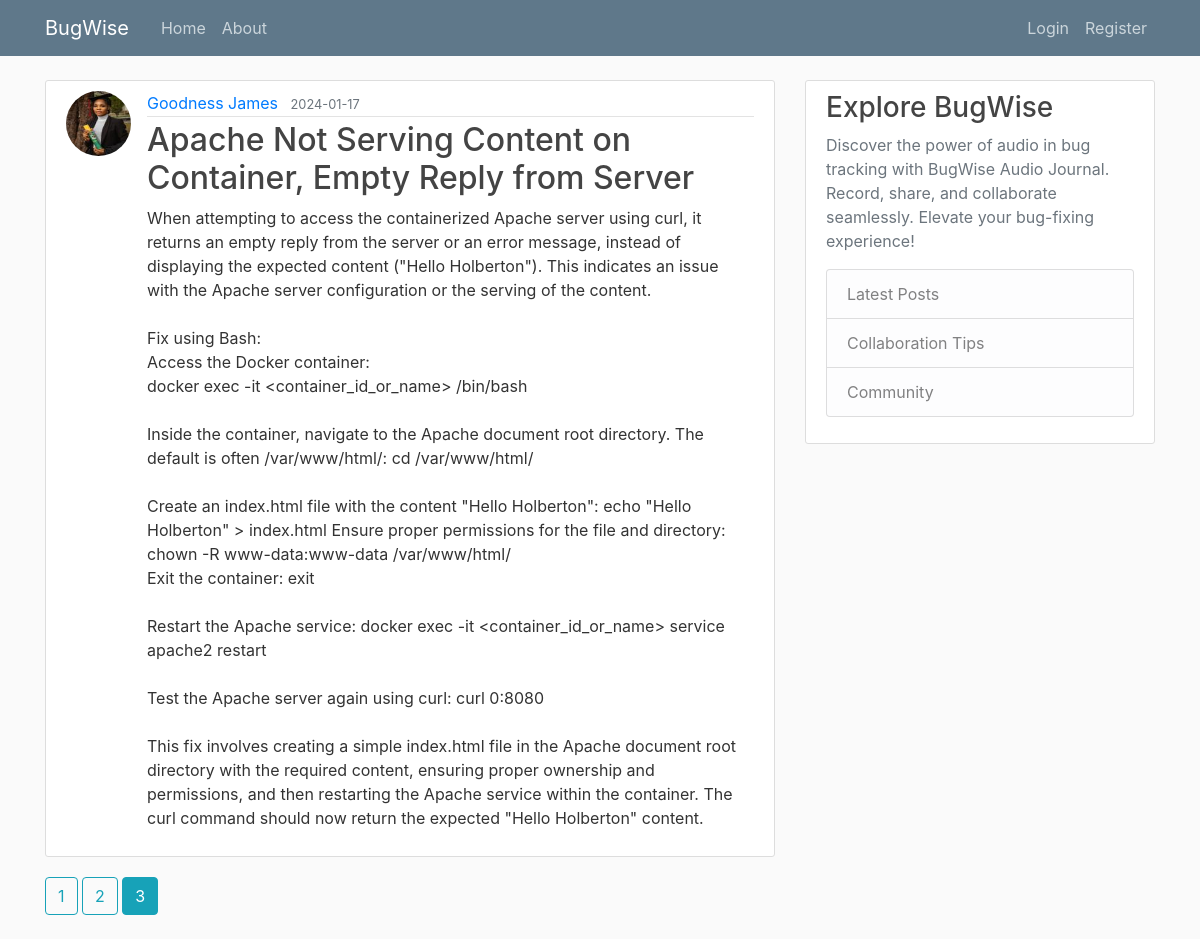
/home?page=3, run on an earlier commit of the app's database.
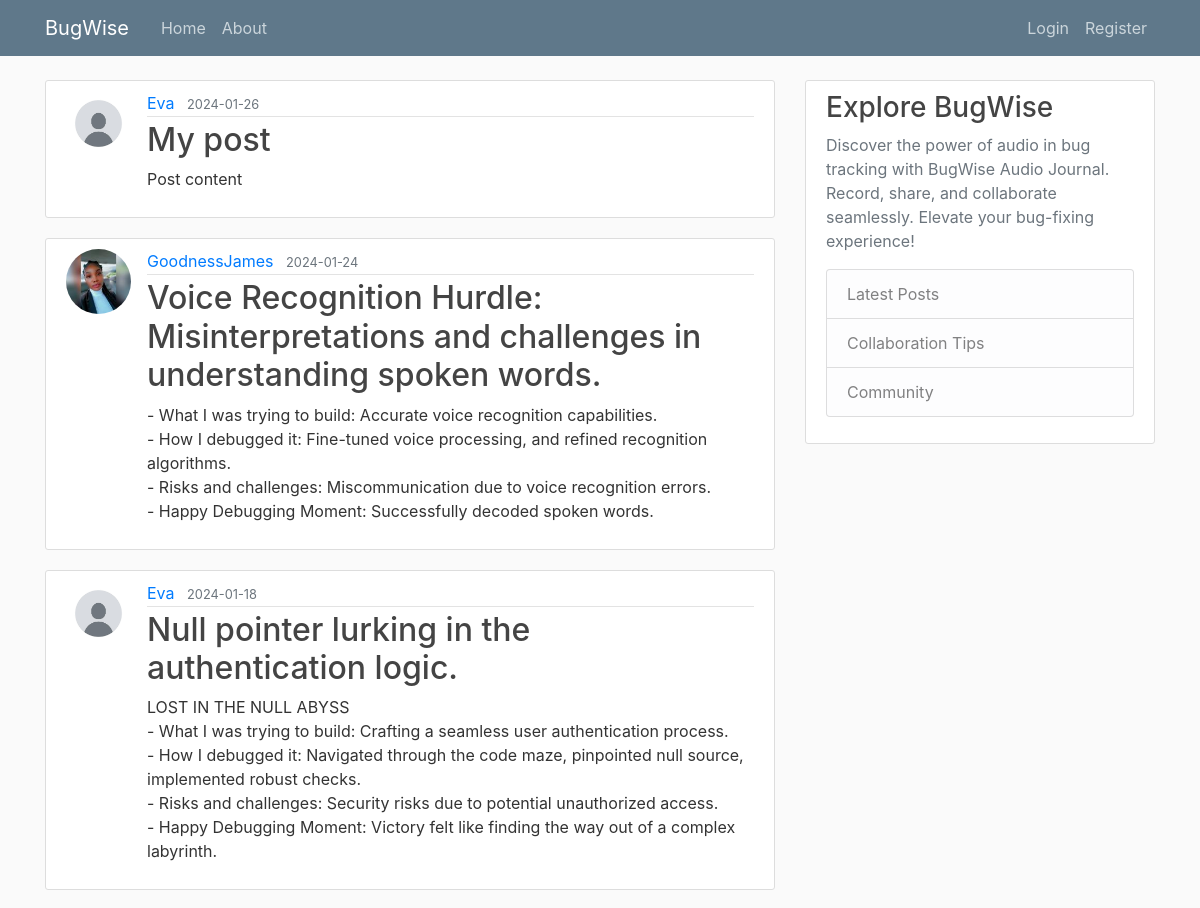
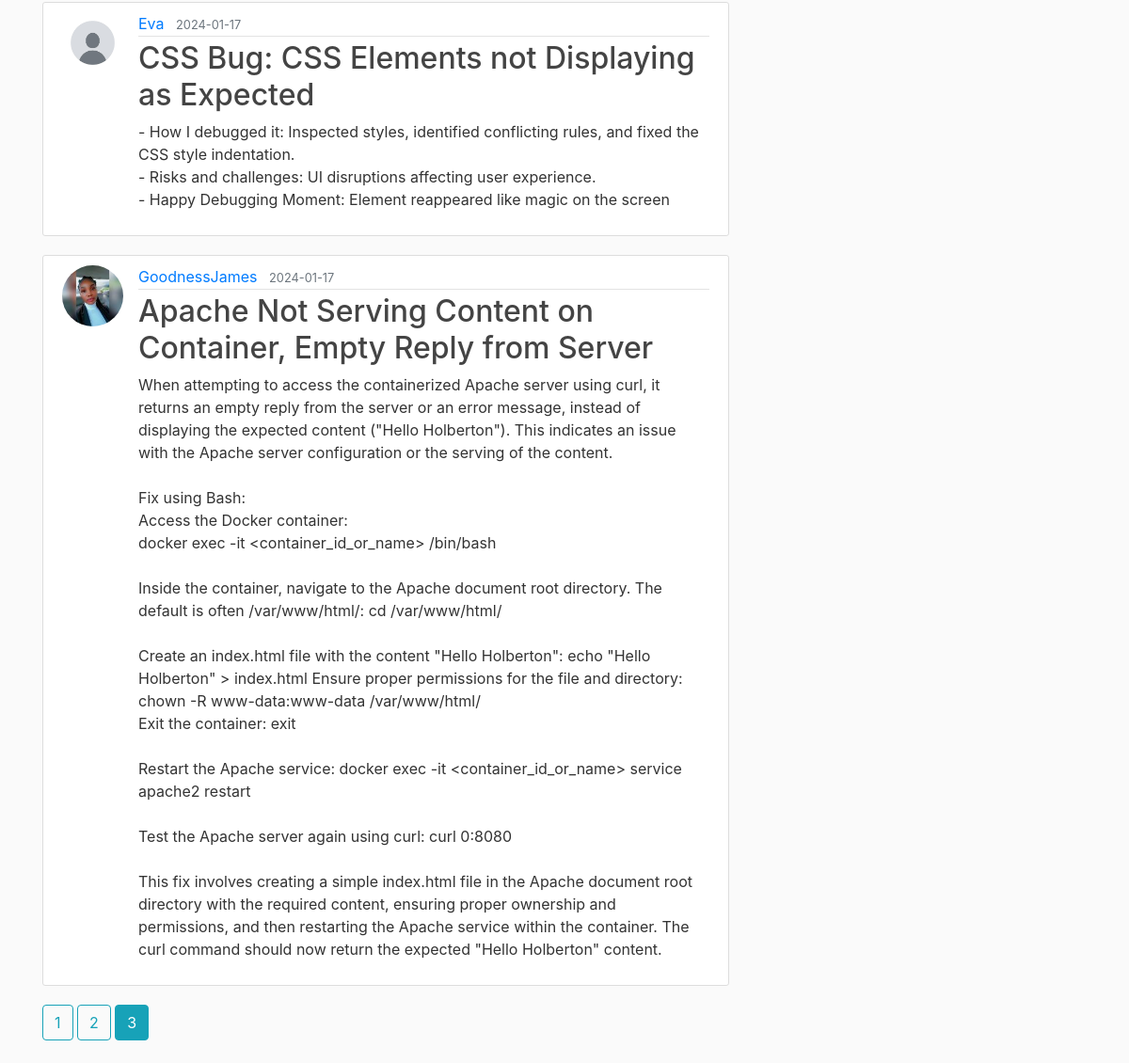
And on a later commit of the database (2 pictures, top to bottom).
### audio_journal/models.py (models this page shows, shortened)
class Post(db.Model):
    id = db.Column(db.Integer, primary_key=True)
    title = db.Column(db.String(100), nullable=False)
    date_posted = db.Column(db.DateTime, nullable=False,
                            default=datetime.utcnow)
    content = db.Column(db.Text, nullable=False)
    audio_data = db.Column(db.String(255), nullable=True)  # New field for audio data
    user_id = db.Column(db.Integer, db.ForeignKey('user.id'), nullable=False)

class User(db.Model, UserMixin):
    id = db.Column(db.Integer, primary_key=True)
    username = db.Column(db.String(20), unique=True, nullable=False)
    email = db.Column(db.String(120), unique=True, nullable=False)
    image_file = db.Column(db.String(20), nullable=False,
                           default='default.jpg')
    password = db.Column(db.String(60), nullable=False)
    posts = db.relationship('Post', backref='author', lazy=True)

### audio_journal/routes.py (the view)
@app.route("/")
@app.route("/home")
def home():
    page = request.args.get('page', 1, type=int)
    posts = Post.query.order_by(Post.date_posted.desc()).paginate(page=page, per_page=5)
    return render_template("home.html", posts=posts)

### audio_journal/templates/home.html (shortened to what this page needs)
{% extends "layout.html" %}
{% block content %}
    {% for post in posts.items %}
        <article class="media content-section">
            <img class="rounded-circle article-img" src="{{ url_for('static', filename='profile_pics/' + post.author.image_file) }}" alt="User image attached to a post">
            <div class="media-body">
                <div class="article-metadata">
                    <a class="mr-2" href="{{ url_for('user_posts', username=post.author.username) }}">{{ post.author.username }}</a>
                    <small class="text-muted">{{ post.date_posted.strftime("%Y-%m-%d") }}</small>
                </div>
                <h2><a class="article-title" href="{{ url_for('post', post_id=post.id) }}">{{ post.title }}</a></h2>
                <p class="article-content">{{ post.content }}</p>
            </div>
        </article>
    {% endfor %}
    {% for page_num in posts.iter_pages(left_edge=1, right_edge=1, left_current=1, right_current=2) %}
        {% if page_num %}
            {% if posts.page == page_num %}
                <a class="btn btn-info mb-4" href="{{ url_for('home', page=page_num) }}">{{ page_num }}</a>
            {% else %}
                <a class="btn btn-outline-info mb-4" href="{{ url_for('home', page=page_num) }}">{{ page_num }}</a>
            {% endif %}
        {% else %}
            ...
        {% endif %}
    {% endfor %}
{% endblock content %}

### audio_journal/templates/layout.html (shortened to what this page needs)
<!DOCTYPE html>
<html>
<head>
    <link rel="stylesheet" href="https://maxcdn.bootstrapcdn.com/bootstrap/4.0.0/css/bootstrap.min.css">
    <link rel="stylesheet" type="text/css" href="{{ url_for('static', filename='main.css') }}">
</head>
<body>
    <header class="site-header">
        <nav class="navbar navbar-expand-md navbar-dark bg-steel fixed-top">
          <div class="container">
            <a class="navbar-brand mr-4" href="/">BugWise</a>
            <div class="collapse navbar-collapse" id="navbarToggle">
              <div class="navbar-nav mr-auto">
                <a class="nav-item nav-link" href="{{ url_for('home') }}">Home</a>
                <a class="nav-item nav-link" href="{{ url_for('about') }}">About</a>
              </div>
              <div class="navbar-nav">
                {% if current_user.is_authenticated %}
                <a class="nav-item nav-link" href="{{ url_for('new_post') }}">New Post</a>
                <a class="nav-item nav-link" href="{{ url_for('account') }}">Account</a>
                  <a class="nav-item nav-link" href="{{ url_for('logout') }}">Logout</a>
                {% else %}
                  <a class="nav-item nav-link" href="{{ url_for('login') }}">Login</a>
                  <a class="nav-item nav-link" href="{{ url_for('register') }}">Register</a>
                {% endif %}
              </div>
            </div>
          </div>
        </nav>
      </header>
      <main role="main" class="container">
        <div class="row">
          <div class="col-md-8">
            {% block content %}{% endblock %}
          </div>
          <div class="col-md-4">
            <div class="content-section">
              <h3>Explore BugWise</h3>
              <p class='text-muted'>Discover the power of audio in bug tracking with BugWise Audio Journal. Record, share, and collaborate seamlessly. Elevate your bug-fixing experience!</p>
                <ul class="list-group">
                  <li class="list-group-item list-group-item-light">Latest Posts</li>
                  <li class="list-group-item list-group-item-light">Collaboration Tips</li>
                  <li class="list-group-item list-group-item-light">Community</li>
                </ul>
            </div>
          </div>
        </div>
      </main>
</body>
</html>

### audio_journal/static/main.css (style rules this page uses)
body { background: #fafafa; color: #333333; margin-top: 5rem; }
h1, h2, h3, h4, h5, h6 { color: #444444; }
.bg-steel { background-color: #5f788a; }
.site-header .navbar-nav .nav-link { color: #cbd5db; }
.content-section { background: #ffffff; padding: 10px 20px; border: 1px solid #dddddd; border-radius: 3px; margin-bottom: 20px; }
.article-title { color: #444444; }
.article-content { white-space: pre-line; }
.article-img { height: 65px; width: 65px; margin-right: 16px; }
.article-metadata { padding-bottom: 1px; margin-bottom: 4px; border-bottom: 1px solid #e3e3e3 }

What changed in the data, as far as the page shows it:
now on this page (row unchanged): Post: image_file (placeholder picture), author.username "Eva", date_posted "2024-01-26", title "My post", content "Post content"
now on this page (row unchanged): Post: image_file (picture), author.username "GoodnessJames", date_posted "2024-01-24", title "Voice Recognition Hurdle: Misinterpretations and challenges in understanding spoken words.", content "- What I was trying to build: Accurate voice recognition capabilities. - How I debugged it: Fine-tuned voice processing, and refined recognition algorithms. - Risks and challenges: Miscommunication due to voice recognition errors. - Happy Debugging Moment: Successfully decoded spoken words."
now on this page (row unchanged): Post: image_file (placeholder picture), author.username "Eva", date_posted "2024-01-18", title "Null pointer lurking in the authentication logic.", content "LOST IN THE NULL ABYSS - What I was trying to build: Crafting a seamless user authentication process. - How I debugged it: Navigated through the code maze, pinpointed null source, implemented robust checks. - Risks and challenges: Security risks due to potential unauthorized access. - Happy Debugging Moment: Victory felt like finding the way out of a complex labyrinth."
now on this page (row unchanged): Post: image_file (placeholder picture), author.username "Eva", date_posted "2024-01-17", title "CSS Bug: CSS Elements not Displaying as Expected", content "- How I debugged it: Inspected styles, identified conflicting rules, and fixed the CSS style indentation. - Risks and challenges: UI disruptions affecting user experience. - Happy Debugging Moment: Element reappeared like magic on the screen"
changed through a linked row, Post "Apache Not Serving Content on Container, Empty Reply from Server": image_file: a different picture; author.username "Goodness James" → "GoodnessJames"
